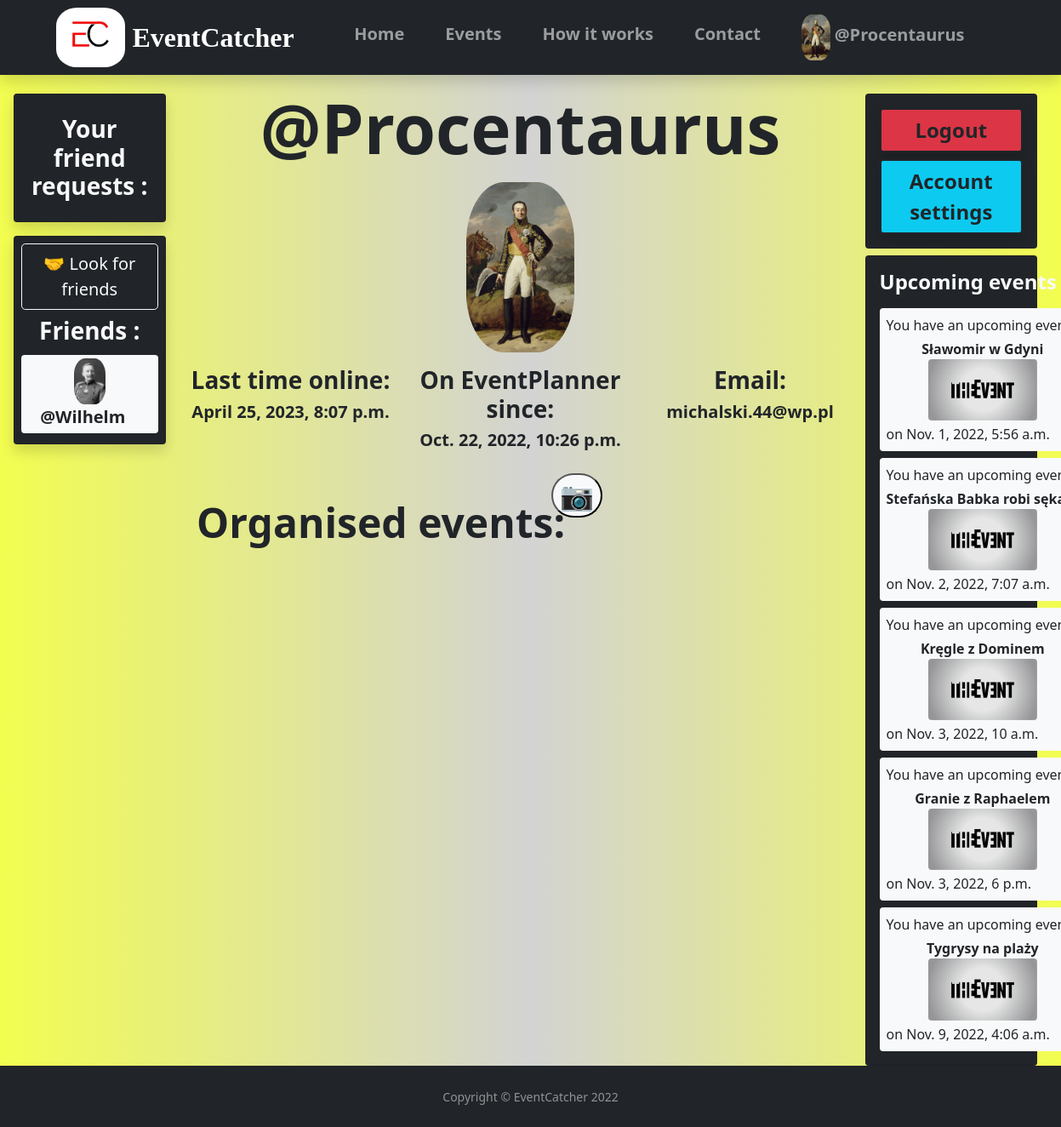
/userprofile/1/ (signed in), run on the app's committed database.
### main/models.py (models this page shows, shortened)
class MyUser(AbstractBaseUser):
    def user_directory_path(instance, filename):
        return 'profileImages/user_{0}/{1}'.format(instance.id, filename)
    email = models.EmailField(max_length=50, unique=True)
    username = models.CharField(max_length=30, unique=True)
    date_joined = models.DateTimeField(verbose_name="date joined", auto_now_add=True)
    last_login = models.DateTimeField(verbose_name="last login", auto_now=True)
    hide_mail = models.BooleanField(default=True)
    phone_number = models.PositiveIntegerField(null=True, unique=True, validators=[MinValueValidator(111111111), MaxValueValidator(999999999)])
    friends = models.ManyToManyField('self', blank=True)
    image = models.ImageField(null=True, blank=True, upload_to=user_directory_path, default="model.png")
    is_admin = models.BooleanField(default=False)
    is_active = models.BooleanField(default=True)
    is_superuser = models.BooleanField(default=False)
    is_staff = models.BooleanField(default=False)
    USERNAME_FIELD = 'email'
    REQUIRED_FIELDS = ['username']
    objects = MyUserManager()
    def __str__(self):
        return self.username

### api/models.py (models this page shows, shortened)
class Event(models.Model):
    CATEGORYS = [
        ('Official', (
                ('Company Meeting', 'Company Meeting'),
                ('Exhibition', 'Exhibition'),
                ('Concert', 'Concert'),
                ('Gala','Gala'),
                ('Bal','Bal'),
                ('March','March'),
                ('Show','Show'),
                ('Others','Others'),
            )
        ),
        ('Unofficial', (
                ('Birthday Party', 'Birthday Party'),
                ('Boozing', 'Boozing'),
                ('House Party', 'House Party'),
                ('Celebration', 'Celebration'),
                ('Family Meeting', 'Family Meeting'),
                ('Others','Others'),
            )
        ),
    ]
    def event_directory_path(instance, filename):
        return 'eventImages/event_{0}/{1}'.format(instance.id, filename)
    name = models.CharField(verbose_name="Name",max_length=50)
    start_date_time = models.DateTimeField("Start time",null=True)
    end_date_time = models.DateTimeField("End time  ",null=True)
    organiser = models.ForeignKey(MyUser, on_delete=models.CASCADE, null=True)
    participants = models.ManyToManyField(MyUser, related_name='participants', blank=True)
    location = models.CharField("Location  ", max_length=60, null=True)
    category = models.CharField("Category  ", max_length=50, choices=CATEGORYS, null=True)
    is_open = models.BooleanField("Is open",null=True)
    is_free = models.BooleanField("Is free",null=True)
    description = models.TextField("Description",max_length=500, null=True)
    can_participants_invite = models.BooleanField(null=True, default=True)
    image = models.ImageField(null=True, blank=True, upload_to=event_directory_path, default='eventmodel.png')

### main/decorators.py (the view)
    def wrapper_func(request, *args, **kwargs):
        if not request.user.is_authenticated:
            return redirect('home')
        else:
           return view_func(request, *args, **kwargs)

### main/templates/main/userProfile.html (shortened to what this page needs)
{% extends 'main.html' %}
{% load static %}
{% block content %}
<main>
    <div class="row mx-1">
        <div class="row mt-3">
            <div class="col-lg-2">
                <div class="row mb-2">
                    <div class="col-lg-12 my-2">
                        <div class="card card-body bg-dark shadow">
                            {% if user == request.user %}
                                <h3 class="fw-bold text-center mt-2 text-light">Your friend requests :</h3>
                            {% elif  user != request.user and request.user not in user.friends.all and friendRequest is not None  %}
                            <div class="d-grid">
                                <button type="button" class="btn btn-outline-info shadow text-decoration-none text-light" href="#">
                                    <span class="fw-bold fs-4">You send/were sent invitation already</span>
                                </button>
                            </div>
                            {% else %}
                                <div class="d-grid">
                                    <button type="button" class="btn btn-outline-success shadow text-decoration-none text-light" href="#">
                                        <span class="fw-bold fs-4">You are friends already</span>
                                    </button>
                                </div>
                            {% endif %}
                        </div>
                    </div>
                </div>
                <div clas="row">
                    <div class="col-lg-12 mb-4">
                        <div class="card card-body p-2 bg-dark shadow">
                            {% if user.id == request.user.id %}
                            <div class="d-grid">
                                <a href="{% url 'lookforfriends' request.user.id %}" class="btn btn-lg btn-outline-light" type="button">&#129309; Look for friends</a>
                            </div>
                            {% endif %}
                            <h3 class="fw-bold text-center mt-2 text-light">Friends :</h3>
                            {% for friend in friends %}
                                <div class="text-center bg-light rounded my-1 me-0">
                                    <a class="nav-link p-1" href="{% url 'userprofile' friend.id %}">
                                        <img class="avatar" src="{{ friend.image.url }}">
                                        <span class="text-nowrap fs-5 me-4 ms-2 fw-bold text-dark">@{{friend}}</span>
                                    </a>
                                </div>
                            {% endfor %}
                        </div>
                    </div>
                </div>
            </div>
            <div class="col-lg-8">
                <h1 id="username" class="display-1 fw-bold text-center">@{{user.username}}</h1>
                <div class="d-flex mt-3">
                    <img src="{{user.image.url}}" class="avatar_max">
                    {% if request.user == user %}
                    <button type="button" id="myBadge" class="badge rounded-pill bg-light p-2 fs-2">&#128247;</button>
                    {% endif %}
                </div>
                <div class="row mt-3 mb-2">
                    <div class="col-sm-4">
                        <h3 class="text-center fw-bold">Last time online:</h3>
                        <h5 class="text-center fw-bold">{{user.last_login}}</h5>
                    </div>
                    <div class="col-sm-4">
                        <h3 class="text-center fw-bold">On EventPlanner since:</h3>
                        <h5 class="text-center fw-bold">{{user.date_joined}}</h5>
                    </div>
                    <div class="col-sm-4">
                        <h3 class="text-center fw-bold">Email:</h3>
                        {% if user == request.user or user.hide_mail == False %}
                        <h5 class="text-center fw-bold">{{user.email}}</h5>
                        {% else %}
                        <h5 class="text-center fw-bold">*************</h5>
                        {% endif %}
                    </div>
                </div>
                <h1 class=" display-5 fw-bold mt-2 text-dark mt-5">&nbsp;Organised events: </h1>
            </div>
            <div class="col-lg-2">
                {% if user.id == request.user.id %}
                <div class="row mb-2 mt-2">
                    <div class="col-lg-12 d-grid gap-2 card card-body bg-dark">
                        <a type="button" class="btn btn-danger border-2 border-dark shadow text-decoration-none text-dark" href="{% url 'logout' %}">
                            <span class="fw-bold fs-4">Logout</span>
                        </a>
                        <a type="button" class="btn btn-info border-2 border-dark shadow text-decoration-none text-dark" href="{% url 'usersettings'%}">
                            <span class="fw-bold fs-4">Account settings</span>
                        </a>
                    </div>
                </div>
                <div class="row">
                    <div class="col-lg-12 d-grid gap-2 card card-body bg-dark">
                        <h4 class="text-light fw-bold">Upcoming events :</h4>
                        {% for event in events %}
                        <div class="rounded bg-light p-2">
                            You have an upcoming event&nbsp;
                            <a href="{% url 'eventsite' event.id %}" class="text-decoration-none">
                                <div class="text-center my-1">
                                    <span class="fw-bold text-nowrap text-dark">{{event.name}}</span><br>
                                    <img src="{{event.image.url}}" class="rounded" style="max-width: 8em; max-height:6em;">
                                </div>
                            </a>
                            on {{event.start_date_time}}
                        </div>
                        {% endfor %}
                    </div>
                </div>
                {% endif %}
            </div>
        </div>
    </div>
    <div class="toast-container position-fixed top-50 start-50 p-3 translate-middle">
    </div>
</main>
{% endblock content %}

### templates/navbar.html (shortened to what this page needs)
{% load static %}
<section>
    <nav class="navbar navbar-expand-lg navbar-dark bg-dark shadow fixed-top p-1">
        <div class="container">
        <a class="navbar-brand me-2" href="#">
            <img id="logoimg" src="{% static 'images/logo.jpg' %}" alt="LOGO" id="logo">
        </a>
        <a class="navbar-brand" href="#"><span id="logofont">EventCatcher</span></a>
        <div class="collapse navbar-collapse" id="navbarResponsive">
            <ul class="navbar-nav ms-auto">
                <li class="nav-item mx-3 mt-2">
                    <a class="nav-link" href="{% url 'home' %}"><span class="fw-bold fs-5">Home</span></a>
                </li>
                <li class="nav-item mx-3  mt-2">
                    <a class="nav-link" href="{% url 'eventshowdown' %}"><span class="fw-bold fs-5">Events</span></a>
                </li>
                <li class="nav-item mx-3  mt-2">
                    <a class="nav-link" href="#"><span class="fw-bold fs-5">How it works</span></a>
                </li>
                <li class="nav-item mx-3  mt-2">
                    <a class="nav-link" href="#"><span class="fw-bold fs-5">Contact</span></a>
                </li>
                {% if request.user.is_authenticated %}
                <li class="nav-item mx-3">
                    <a class="nav-link" href="{% url 'userprofile' request.user.id %}">
                        <img class="avatar" src="{{ request.user.image.url }}">
                        <span id="navusername" class="text-nowrap fs-5 me-4 fw-bold">@{{request.user}}</span>
                    </a>
                </li>
                {% endif %}
            </ul>
        </div>
    </nav>
    <div style="height:86px;"></div>
</section>

### static/css/main.css (style rules this page uses)
#logofont { font-family:'Times New Roman', Times, serif; font-weight: 900; font-size: 32px; }
#logoimg { border-radius: 30%; max-height: 70px; padding: 0; }
body { background-color: white; background-image: linear-gradient(to right, #f2fd50 ,#d3d3d3, #f2fd50); }
.avatar { max-width: 54px; max-height:54px; margin: 0; border-radius: 35%; }
.avatar_max { max-width: 200x; max-height:200px; margin: 0 auto; border-radius: 35%; position: relative; }
#myBadge { position: absolute; top: 42%; left: 52%; }

### data on the page
MyUser: user.image (picture), user "Procentaurus", username "Procentaurus", image (picture), last_login "April 25, 2023, 8:07 p.m.", date_joined "Oct. 22, 2022, 10:26 p.m.", email "michalski.44@wp.pl"
MyUser: image (picture), username "Wilhelm"
Event: name "Sławomir w Gdyni", image (picture), start_date_time "Nov. 1, 2022, 5:56 a.m."
Event: name "Stefańska Babka robi…", image (picture), start_date_time "Nov. 2, 2022, 7:07 a.m."
Event: name "Kręgle z Dominem", image (picture), start_date_time "Nov. 3, 2022, 10 a.m."
Event: name "Granie z Raphaelem", image (picture), start_date_time "Nov. 3, 2022, 6 p.m."
Event: name "Tygrysy na plaży", image (picture), start_date_time "Nov. 9, 2022, 4:06 a.m."
